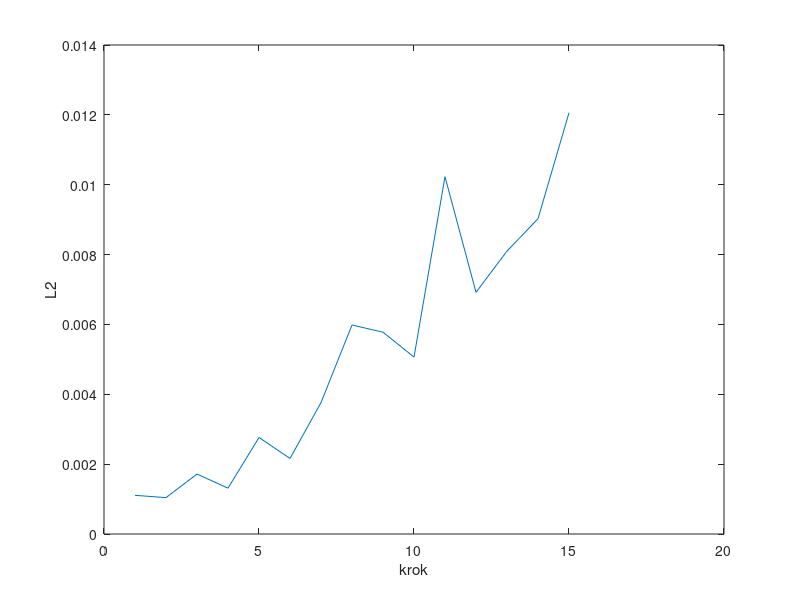

Source code (MATLAB):
close all; clear; clc;

Nz=256;
Nx=256;
bok = 120;

xCoords = [round(Nx/2-bok/2) round(Nx/2+bok/2) round(Nx/2)];
zCoords = [round(Nz/2+bok*sqrt(3)/6) round(Nz/2+bok*sqrt(3)/6) round(Nz/2-bok*sqrt(3)/3)];
mask = poly2mask(xCoords, zCoords, Nx,Nz);
a = bwdist(~mask);

krok = 1:15;

[N, M] = size(a);
L2 = zeros(1, 15);

for k = krok
    kat=0:k:179;
    [R,X] = radon(a,kat);
    a_new = iradon(R,kat);
    a_new = a_new(2:N+1, 2:M+1) .* mask;
    L2(k) = sqrt(sum(sum((a-a_new).^2)))/bwarea(mask);
end

plot(krok,L2)
xlabel('krok');
ylabel('L2');


